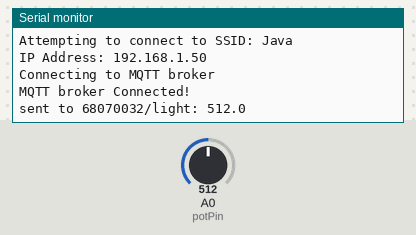
This sketch was run on a simulated Arduino Uno R4 WiFi. Shown: the last lines printed to the serial monitor. The inputs (shaded band) are chosen by the test bench; at power-on: A0 (potPin) = 512. WiFi joins after 1.5 s; servers stay silent unless stated; no MQTT or app messages arrive unless stated.

Above: at 12.7 s.
12.8 s: A0 (potPin) set to 716
At 17.3 s:
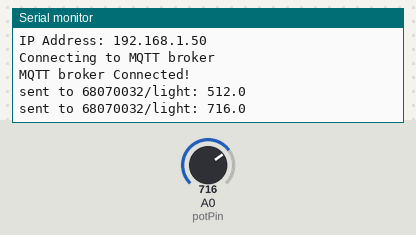
17.8 s: A0 (potPin) set to 900
At 22.5 s:
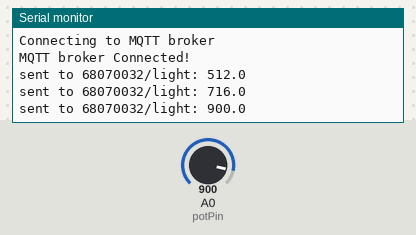
Timing chart, 0 to 24.0 s (numbered marks = the images above; inputs shaded):
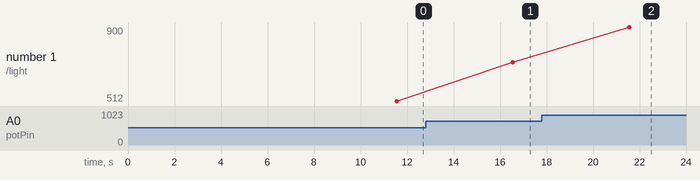

Measured:
- after the input at 12.8 s, the serial monitor: prints a new line after 3.8 s (image 1)
- after the input at 17.8 s, the serial monitor: prints a new line after 3.8 s (image 2)
- plotted number 1: 512 → 716 after the input at 12.8 s, 716 → 900 after the input at 17.8 s

The sketch:

reg.ino
```cpp
#include <WiFiS3.h>
#include <MQTTClient.h>

const char WIFI_SSID[] = "Java";
const char WIFI_PASSWORD[] = "29122549";

const char MQTT_BROKER_ADRRESS[] = "phycom.it.kmitl.ac.th";
const int MQTT_PORT = 1883;  // Arduino ใช้ TCP ธรรมดา
const char MQTT_CLIENT_ID[] = "jaja-uno-68070032";
const char MQTT_USERNAME[] = "";
const char MQTT_PASSWORD[] = "";

const char PUBLISH_TOPIC[] = "68070032/light";
const int PUBLISH_INTERVAL = 5000;  // ส่งทุก 5 วินาที

WiFiClient network;
MQTTClient mqtt = MQTTClient(256);

unsigned long lastPublishTime = 0;
const int potPin = A0;

void setup() {
  Serial.begin(9600);
  pinMode(potPin, INPUT);

  int status = WL_IDLE_STATUS;
  while (status != WL_CONNECTED) {
    Serial.print("Attempting to connect to SSID: ");
    Serial.println(WIFI_SSID);
    status = WiFi.begin(WIFI_SSID, WIFI_PASSWORD);
    delay(10000);
  }

  Serial.print("IP Address: ");
  Serial.println(WiFi.localIP());

  mqtt.begin(MQTT_BROKER_ADRRESS, MQTT_PORT, network);
  connectToMQTT();
}

void loop() {
  mqtt.loop();

  if (!mqtt.connected()) {
    connectToMQTT();
  }

  if (millis() - lastPublishTime > PUBLISH_INTERVAL) {
    sendToMQTT();
    lastPublishTime = millis();
  }
}

void connectToMQTT() {
  Serial.print("Connecting to MQTT broker");
  while (!mqtt.connect(MQTT_CLIENT_ID, MQTT_USERNAME, MQTT_PASSWORD)) {
    Serial.print(".");
    delay(500);
  }
  Serial.println();
  Serial.println("MQTT broker Connected!");
}

float read() {
  int potValue = analogRead(potPin); // Read the value from the Potentiometer

  // Scale the potValue directly
  return potValue ; // Scale down from 0-1023 to 0-255

}

void sendToMQTT() {
  float tempC = read();
  char messageBuffer[16];
  String(tempC, 1).toCharArray(messageBuffer, 16);  // เช่น "27.4"
  mqtt.publish(PUBLISH_TOPIC, messageBuffer);

  Serial.print("sent to ");
  Serial.print(PUBLISH_TOPIC);
  Serial.print(": ");
  Serial.println(messageBuffer);
}
```
